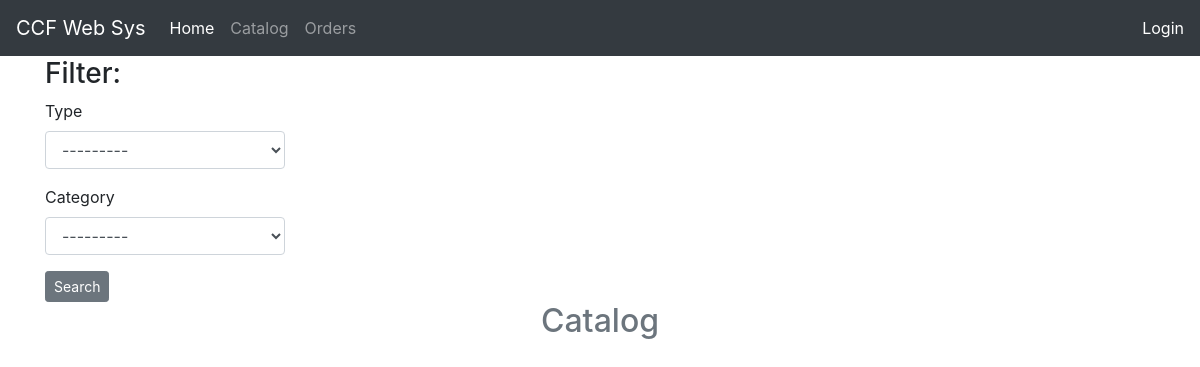
Page /catalog/ on the earlier database version.
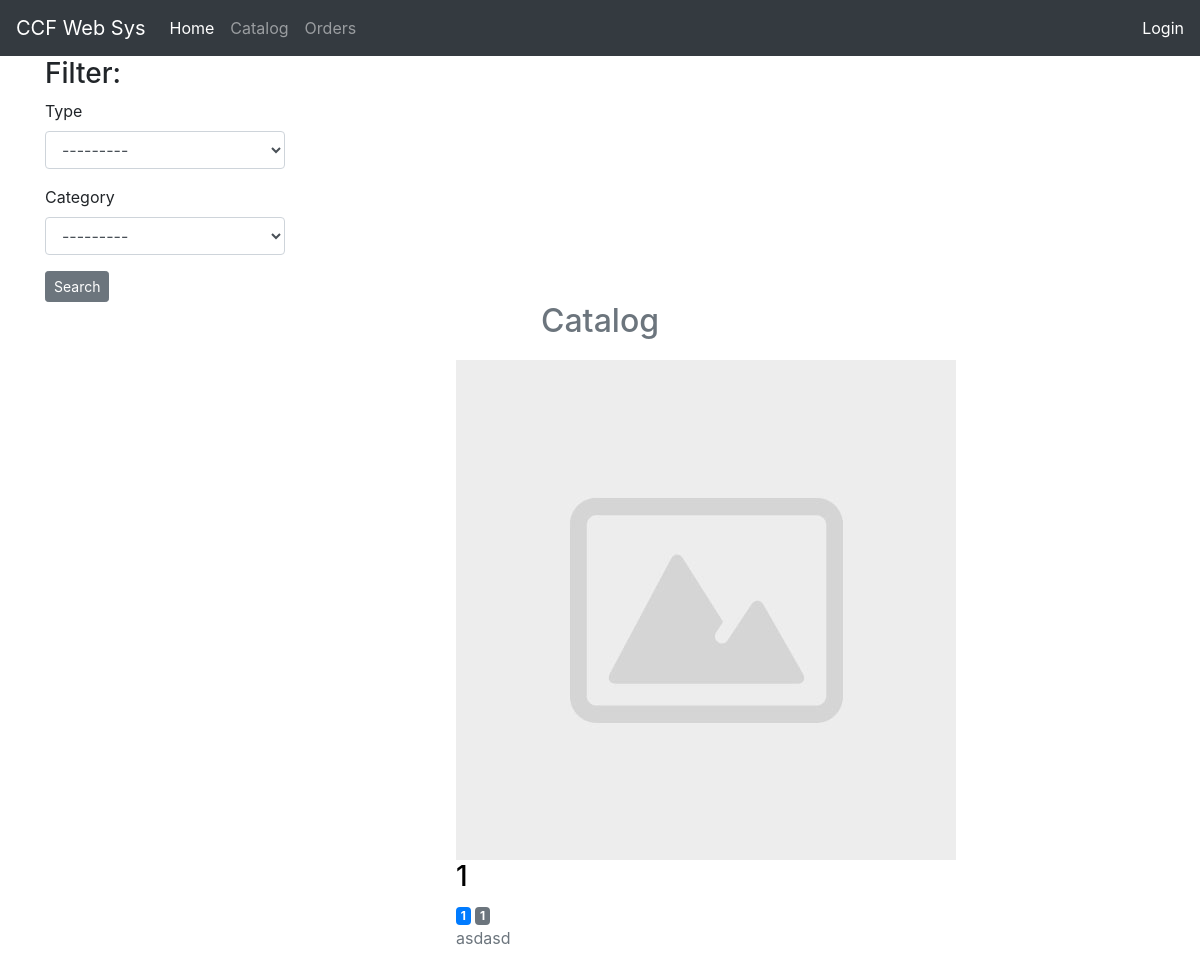
Same page on the later database version.
### store/models.py (models this page shows, shortened)
class Product(models.Model):
    name = models.CharField(max_length=200, db_index=True)
    description = models.TextField(blank=True)
    price = models.FloatField()
    image = sorl.thumbnail.ImageField(upload_to='thumbnails', null=True, default='default.jpg')
    type = models.ForeignKey(Type, on_delete=models.SET_NULL, null=True)
    category = models.ForeignKey(Category, on_delete=models.SET_NULL, null=True, related_name='products')
    manufacturer = models.ForeignKey(Manufacturer, on_delete=models.CASCADE)
    slug = models.SlugField(db_index=True, max_length=200)
    available = models.BooleanField(default=True)
    created = models.DateTimeField(auto_now_add=True, blank=True, null=True)
    updated = models.DateTimeField(auto_now=True)
    class Meta:
        ordering = ('name',)
        index_together = (('id', 'slug'),)
    def get_absolute_url(self):
        return reverse("product_detail",
                       args=[self.id, self.slug])

class Category(models.Model):
    name = models.CharField(max_length=100, db_index=True)
    slug = models.SlugField(max_length=200, unique=True)
    class Meta:
        ordering = ('name',)
        verbose_name = 'category'
        verbose_name_plural = 'categories'
    def __str__(self):
        return self.name
    def get_absolute_url(self):
        return reverse('product_list_by_category',
                       args=[self.slug])

class Type(models.Model):
    name = models.CharField(max_length=50, db_index=True)
    slug = models.SlugField(max_length=200, unique=True)
    class Meta:
        ordering = ('name',)
    def __str__(self):
        return self.name

### store/views.py (the view)
# urls.py: path('catalog/', views.product_list, name='product_list'),
def product_list(request, category_slug=None):
    category = None
    categories = Category.objects.all()
    products = Product.objects.all()
    myFilter = ProductFilter(request.GET, queryset=Product.objects.all())
    products = myFilter.qs
    if category_slug:
        category = get_object_or_404(Category, slug=category_slug)
        products = products.filter(category=category)
    context = {
        'category': category,
        'categories': categories,
        'products': products,
        'myFilter': myFilter,
    }
    return render(request, 'store/product/product_list.html', context)

### cart/context_processors.py (called while the page is built)
def cart(request):
    return {'cart': Cart(request)}

### templates/store/product/product_list.html (shortened to what this page needs)
{% extends "base.html" %}
{% load static %}
{% load thumbnail %}
{% load crispy_forms_tags %}
{% block content %}
<div class="container ">
    <h3>Filter:</h3>
    <form method="get">
        {{ myFilter.form|crispy }}
    <button type="submit" class="btn btn-secondary btn-sm">Search</button>
    </form>
    <h2 class="text-muted text-center" style="margin-bottom: 20px">Catalog</h2>
    <div class="row d-flex justify-content-center">
        {% for product in products %}
        <div class="col-auto mb-6 ">
            <div class="card-bordless mb-4" style="width: 18rem;">
                {% thumbnail product.image "250x250" as im %}
                <div class="product-image align-self-center">
                    <a href="{{ product.get_absolute_url }}">
                        <img class="pic-1" src="{% if product.image %}{{ im.url }}{% else %}default.jpg{% endif %}">
                    </a>
                </div>
                {% endthumbnail %}
                <div class="product-content align-self-center">
                    <h3 class="title align-self-center"><a href="{{ product.get_absolute_url }}" style="color:black">{{ product.name }}</a></h3>
                    <a href="{{ product.category.get_absolute_url }}" class="badge badge-primary">{{ product.category }}</a>
                    <span class="badge badge-secondary align-self-center">{{ product.type }}</span>
                    <div class="text-muted">{{product.description}}</div>
                </div>
            </div>
        </div>
        {% endfor %}
    </div>
</div>
{% endblock %}

Differences in the rows shown:
added Product: name "1", category "1", type "1", description "asdasd"
